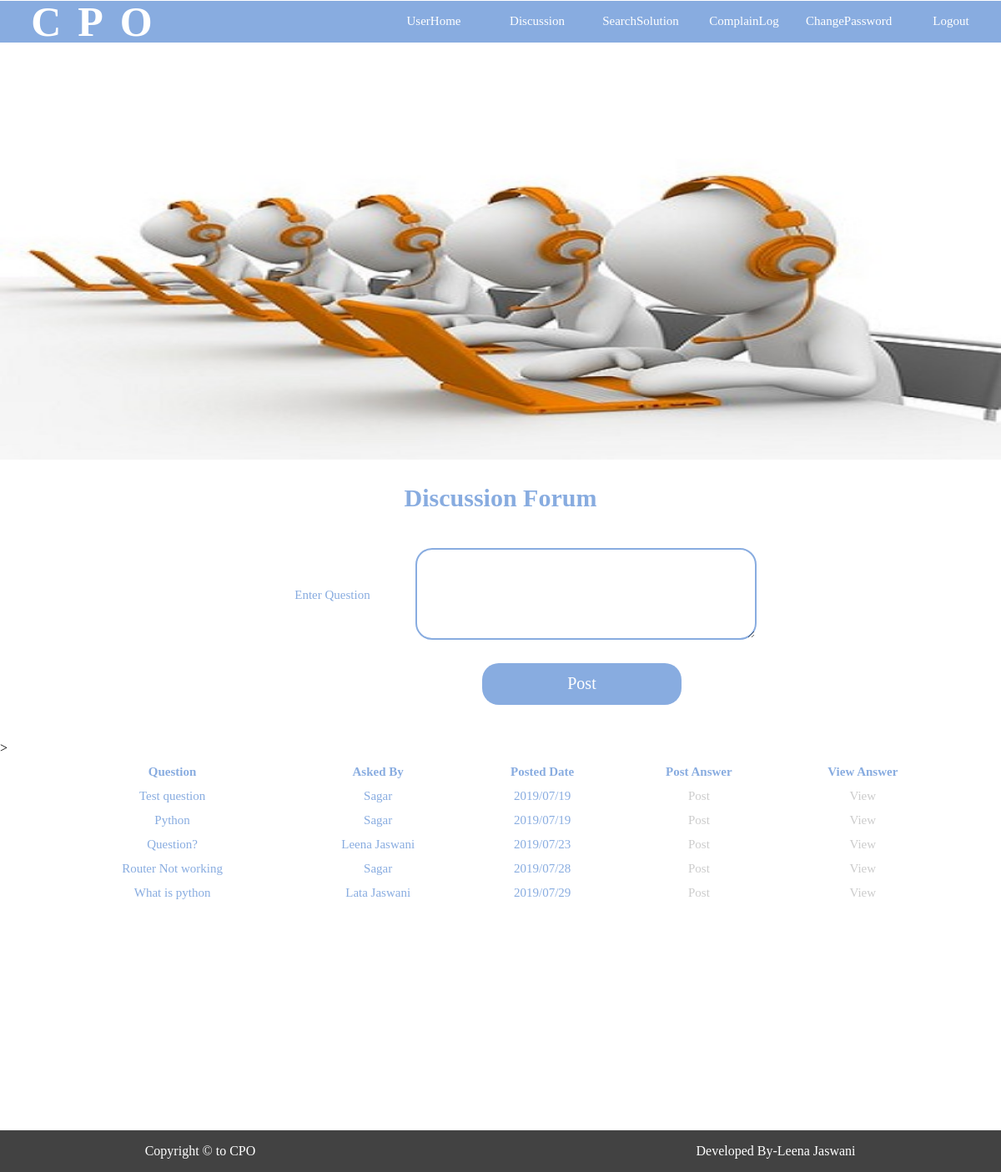
The page /userzone/discussion (signed in) on the database its author committed.
### userzone/models.py (models this page shows)
class Question(models.Model):
    qid=models.AutoField(primary_key=True)
    questiontext=models.TextField()
    askedby=models.CharField(max_length=50)
    posteddate=models.CharField(max_length=30)

### userzone/views.py (the view)
def discussion(request):
    if request.session['userid']:
        quest=Question.objects.all()
        return render(request,'discussion.html',{'quest':quest})
    else:
        return render(request,'login.html')

### userzone/templates/discussion.html (shortened to what this page needs)
<!DOCTYPE html>
<html lang="en">
<head>
    {% load static %}
     <link href="{% static 'css/styleh.css' %}" rel="stylesheet"/>
</head>
<body onload="moveslider()">
<div id="outer">
    <div id="menu">
         <div class="logo"><h1>CPO</h1></div>
        <ul >
        <ul >
            <li><a href="{% url 'userzone:homeuser' %}">UserHome</a></li>
            <li ><a href="{% url 'userzone:discussion' %}" >Discussion</a></li>
            <li ><a href="{% url 'userzone:searchsolution' %}">SearchSolution</a></li>
            <li ><a href="{% url 'userzone:complainlog' %}">ComplainLog</a></li>
            <li ><a href="{% url 'userzone:changepassword' %}">ChangePassword</a></li>
            <li ><a href="{% url 'userzone:logout' %}">Logout</a></li>
        </ul>
    </div>
     <div id="slider">
        <img id="slide" width="100%" height="500px"/>
    </div>
    <div id="main" style="overflow-x:auto;">
        <form action="{% url 'userzone:postquestion' %}" method="post">
            <h2>Discussion Forum</h2>
            <table border="0">
                <tr>
                    <td>Enter Question</td>
                    <td>
                        <textarea name="questiontext" required ></textarea>
                    </td>
                </tr>
                <tr>
                    <td>&nbsp;</td>
                    <td><input type="submit" value="Post"/></td>
                </tr>
            </table>
        </form>
        <table border="0" cellspacing="10" style="width:90%;margin:0 auto;">
            <tr>
                <th>Question</th>
                <th>Asked By</th>
                <th>Posted Date</th>
                <th>Post Answer</th>
                <th>View Answer</th>
            </tr>
                {% for q in quest %}
            <tr>
                <td>{{q.questiontext}}</td>
                <td>{{q.askedby}}</td>
                <td>{{q.posteddate}}</td>
                <td class="ans"><a href="{% url 'userzone:answer' q.qid %}">Post</a></td>
                <td class="ans"><a href="{% url 'userzone:viewanswer' q.qid %}">View</a></td>
            </tr>
                {% endfor %}
        </table>
    </div>
    <div id="footer" >
        <div id="footerl">Copyright &copy; to CPO</div>
        <div id="footerr">Developed By-Leena Jaswani</div>
    </div>
</div>
</body>
</html>

### userzone/static/css/styleh.css (style rules this page uses)
body,html { margin:0px; }
#outer { min-height:500px; //border:20px solid; height:auto; }
#menu { min-height:50px; width:100%; background-color:#88ACE0; margin-top:-15px; }
#menu ul { list-style-type:none; text-align:right; }
#menu ul li { display:inline-block; margin-top:5px; width:100px; padding:10px; //border:2px solid ; //background-color:#424242; border-radius:20px 0px 20px 0px; text-align:center; }
#menu ul li a { text-decoration:none; font-size:15px; color:white; height:100%; }
.logo { float: left; height: 50px; width:20%; align-items: center; justify-content: center; display: flex; }
.logo h1 { // text-align: justify; color: white; font-family:Georgia; font-size: 50px; letter-spacing: 20px; //position: relative; }
#main { min-height:800px; height:auto; /idth:100%; background-color:white; //border:1px solid; //margin-top:0px ; //overflow-x: auto; }
#slider { //height:500px; //border:1px solid; text-align: center; margin-top:-15px; }
#footer { min-height:30px; width:100%; background-color:#424242; //border-radius:10px; position: absolute; }
#footerl { min-height:30px; min-width:40%; //border:1px solid ; border-radius:10px; float:left; color:white; text-align:center; font-family:Verdana; line-height:50px; }
#footerr { min-height:30px; min-width:45%; //border:1px solid white; border-radius:10px; float:right; color:white; text-align:center; font-family:Verdana; line-height:50px; overflow-x: auto; }

### rows shown on the page
Question: questiontext "Test question", askedby "Sagar", posteddate "2019/07/19"
Question: questiontext "Python", askedby "Sagar", posteddate "2019/07/19"
Question: questiontext "Question?", askedby "Leena Jaswani", posteddate "2019/07/23"
Question: questiontext "Router Not working", askedby "Sagar", posteddate "2019/07/28"
Question: questiontext "What is python", askedby "Lata Jaswani", posteddate "2019/07/29"
